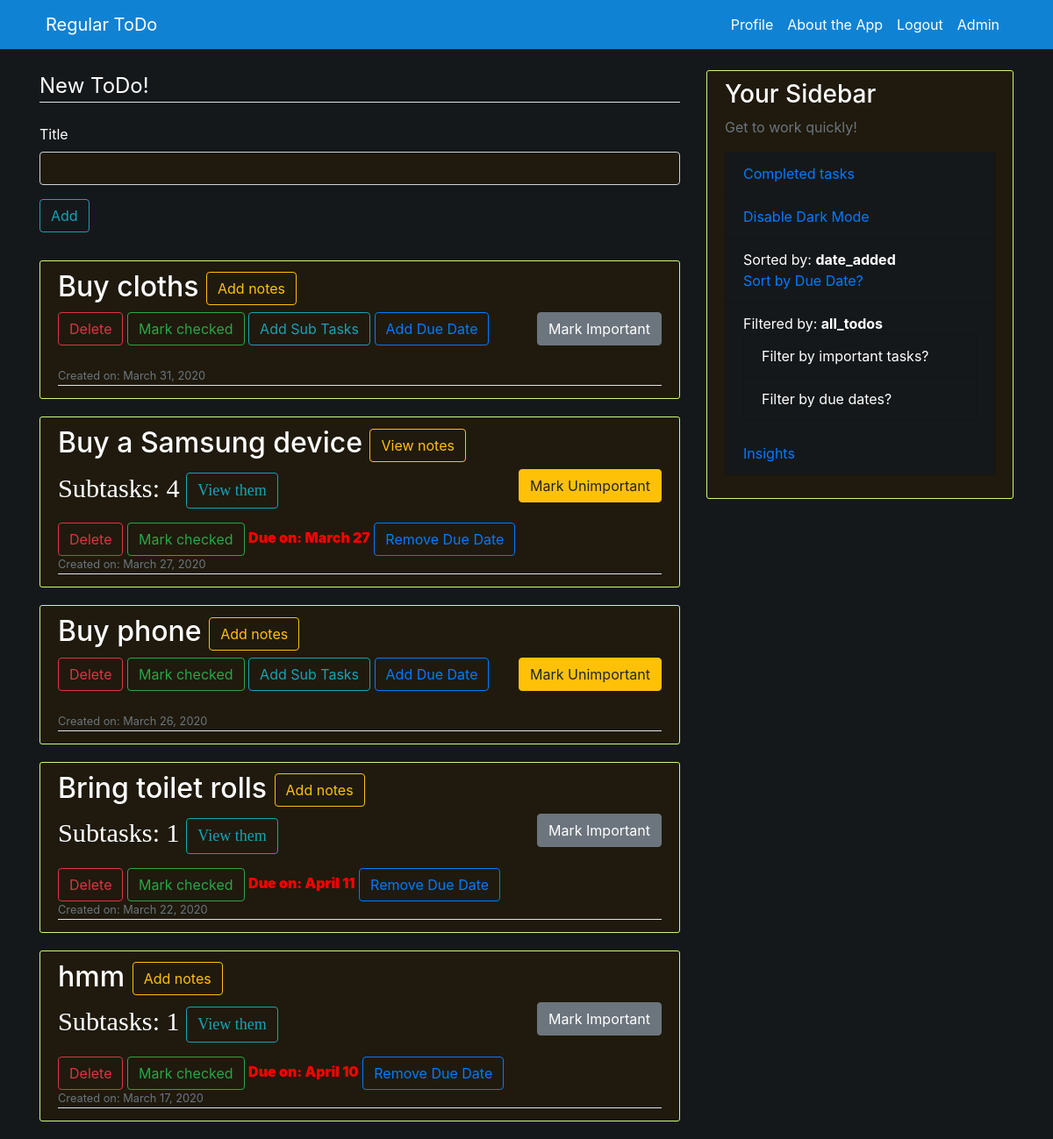
The app's page / (signed in), older data.
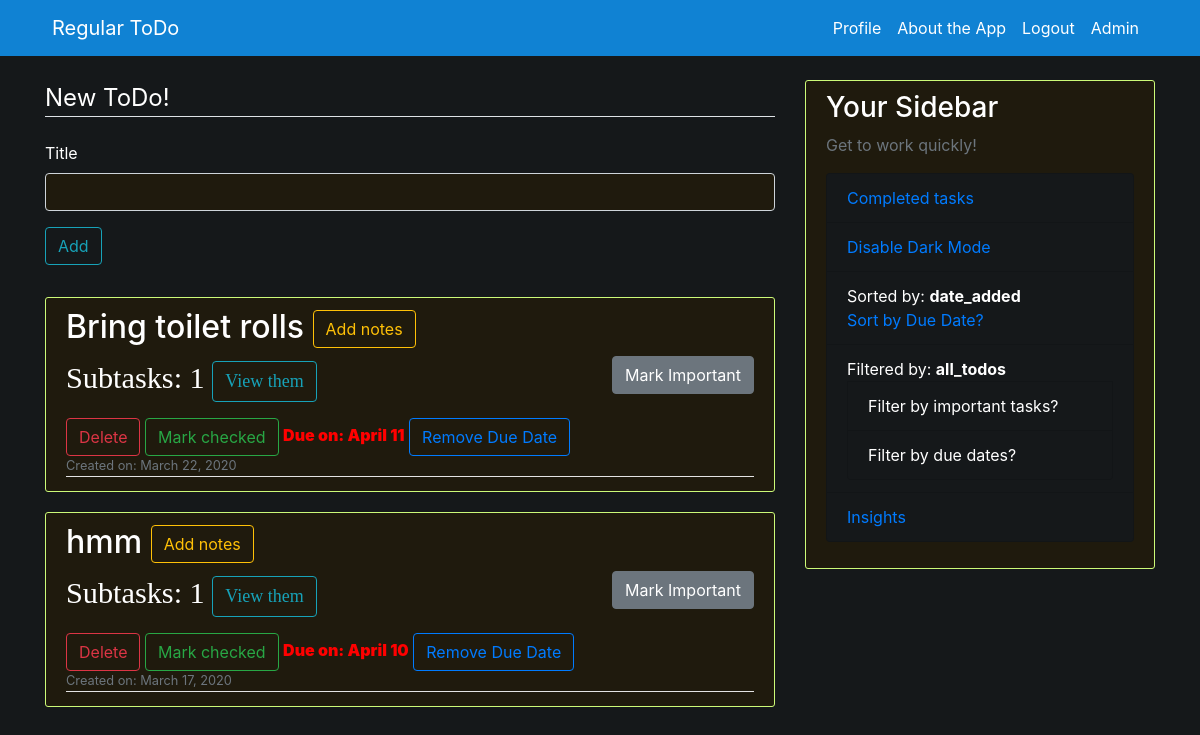
The same page, newer data.
### ToDo/models.py (models this page shows, shortened)
class ToDo(models.Model):
    title = models.CharField(max_length=100)
    date_posted = models.DateTimeField(default=timezone.now)
    creator = models.ForeignKey(User, on_delete=models.CASCADE)
    is_checked = models.BooleanField(default=False)
    due_date = models.DateTimeField(null=True, blank=True)
    due_date_color = models.CharField(max_length=100, null=True, blank=True)
    num_of_subtasks = models.IntegerField(default=0)
    date_completed = models.DateTimeField(null=True, blank=True)
    notes = models.BooleanField(default=False)
    important = models.BooleanField(default=False)

### users/models.py (models this page shows, shortened)
class Profile(models.Model):
    user = models.OneToOneField(User, on_delete=models.CASCADE)
    image = models.ImageField(default="default.jpg", upload_to="profile_pics")
    todos = models.IntegerField(default=0)
    has_dark_mode = models.BooleanField(default=False)
    sort_todos_by = models.CharField(max_length=100, default="date_added")
    total_todos = models.IntegerField(default=0)
    filter_todos_by = models.CharField(max_length=100, default="all_todos")
    num_of_important_tasks = models.IntegerField(default=0)
    insights_enabled = models.BooleanField(default=False)
    last_insights_date = models.DateField(blank=True, null=True)
    todos_created_this_week = models.IntegerField(default=0)
    todos_completed_this_week = models.IntegerField(default=0)
    todos_completed_on_time = models.IntegerField(default=0)
    generated_insights_this_week = models.BooleanField(default=False)
    efficiency_this_week = models.IntegerField(default=0)
    efficiency_change = models.IntegerField(default=0)
    efficiency_change_type = models.CharField(max_length=100, default="NOT_PROVIDED")
    todos_completed_created_long_ago = models.IntegerField(default=0)
    def save(self, *args, **kwargs):
        super().save(*args, **kwargs)
        img = Image.open(self.image.path)
        if img.height > 300 or img.width > 300:
            output_size = (300, 300)
            img.thumbnail(output_size)
            img.save(self.image.path)

### ToDo/views.py (the view, shortened to what this page needs)
# urls.py: 2. Add a URL to urlpatterns:  path('', views.home, name='home')
def home(request):
    if request.method == "POST":
        due_form = DueDateForm(request.POST)
        add_form = NewTaskForm(request.POST)
        if due_form.is_valid():
            days = due_form.cleaned_data.get("due_date").lower()
            if days == "today":
                days = 0
            elif days == "tomorrow":
                days = 1
            elif days == "next week":
                days = 7
            elif days == "yesterday":
                days = -1
            elif days == "last week":
                days = -7
            else:
                days = int(days)
            today = datetime.datetime.today()
            due_date = today + datetime.timedelta(days=days)
            todo = ToDo.objects.get(pk=int(request.POST.get("title", "")))
            todo.due_date = due_date
            todo.save()
            messages.success(request, "Due Date added to task")
            return redirect("todo-home")
        elif add_form.is_valid():
            title = add_form.cleaned_data.get("title")
            todo = ToDo(title=title)
            todo.creator = request.user
            todo.save()
            user = User.objects.get(username=request.user.username)
            user.profile.todos += 1
            user.profile.total_todos += 1
            user.save()
            messages.success(request, "Your new task has been added")
            return redirect("todo-home")
    else:
        add_form = NewTaskForm()
        due_form = DueDateForm()
    today = datetime.datetime.now(datetime.timezone.utc)
    todo_objects = ToDo.objects.all()
    for todo in todo_objects:
        if todo.due_date is not None:
            if todo.due_date.day == today.day:
                todo.due_date_color = "blue"
            elif todo.due_date > today:
                todo.due_date_color = "green"
            elif todo.due_date < today:
                todo.due_date_color = "red"
            todo.save()
    todos = todo_objects
    if request.user.is_authenticated:
        user = User.objects.get(username=request.user.username)
        if user.profile.sort_todos_by == "date_added":
            if user.profile.filter_todos_by == "important_todos":
                todos = ToDo.objects.filter(important=True).order_by("-date_posted")
            elif user.profile.filter_todos_by == "due_date_todos":
                todos = []
                for todo in ToDo.objects.all():
                    if todo.due_date is not None:
                        todos.append(todo)
                todos.reverse()
            elif user.profile.filter_todos_by == "all_todos":
                todos = ToDo.objects.all().order_by("-date_posted")
        if not user.profile.insights_enabled:
            if (today.date() - user.date_joined.date()).days >= 7:
                user.profile.insights_enabled = True
                previous_monday = (today - datetime.timedelta(days=today.weekday())) - datetime.timedelta(days=7)
                user.profile.last_insights_date = previous_monday.date()
                user.save()
        if user.profile.insights_enabled:
            if (today.date() - user.profile.last_insights_date).days >= 7:
                user.profile.generated_insights_this_week = False
                user.save()
    context = {
        "todos": todos,
        "add_form": add_form,
        "due_form": due_form
    }
    return render(request, "ToDo/home.html", context=context)

### ToDo/templates/ToDo/home.html (shortened to what this page needs)
{% extends "ToDo/base.html" %}
{% block content %}
{% load crispy_forms_tags %}
{% load user_agents %}
    {% if user.is_authenticated %}
        <div class="content section">
            <form method="POST" name="add_form">
                <fieldset class="form-group dark-mode-assist">
                    <legend class="border-bottom mb-4">New ToDo!</legend>
                    {{ add_form|crispy }}
                    <div class="form-group">
                        <button class="btn btn-outline-info" type="submit" name="add-task">Add</button>
                    </div>
                </fieldset>
            </form>
        </div>
        {% if user.profile.todos == 0 %}
            <div class="container-fluid">
                <h2>You are on top of the world!</h2>
            </div>
        {% else %}
            {% for todo in todos %}
                {% if user.username|lower == todo.creator|lower and not todo.is_checked %}
                    <article class="media content-section">
                        <div class="media-body">
                            {% if todo.notes %}
                                <h2><a href="{% url 'todo-edit' todo.pk %}" class="article-title">{{ todo.title }}</a> <button onclick="location.href='{% url 'todo-add-notes' todo.pk %}'" class="btn btn-outline-warning" type="submit">View notes</button></h2>
                            {% else %}
                                <h2><a href="{% url 'todo-edit' todo.pk %}" class="article-title">{{ todo.title }}</a> <button onclick="location.href='{% url 'todo-add-notes' todo.pk %}'" class="btn btn-outline-warning" type="submit">Add notes</button></h2>
                            {% endif %}
                            {% if not todo.important %}
                                <button style="float: right;" onclick="location.href='{% url 'todo-toggle-important' todo.pk %}'" type="submit" class="btn btn-secondary">
                                    <span aria-hidden="true">Mark Important</span>
                                </button>
                            {% else %}
                                <button style="float: right;" onclick="location.href='{% url 'todo-toggle-important' todo.pk %}'" type="submit" class="btn btn-warning">
                                    <span aria-hidden="true">Mark Unimportant</span>
                                </button>
                            {% endif %}
                            {% if todo.num_of_subtasks != 0 %}
                                <p class="dark-mode-assist" style="font-family: Calibri; font-size: 3ch;">Subtasks: {{ todo.num_of_subtasks }} <button style="font-size: 18px;" onclick="location.href='{% url 'todo-add-subtask' todo.pk %}'" class="btn btn-outline-info" type="submit">View them</button></p>
                            {% endif %}
                            <button type="button" class="btn btn-outline-danger" data-toggle="modal" data-target="#exampleModalCenter">
                              Delete
                            </button>
                            <button onclick="location.href='{% url 'todo-check' todo.pk %}'" class="btn btn-outline-success" type="submit">Mark checked</button>
                            {% if todo.num_of_subtasks == 0 %}
                                <button onclick="location.href='{% url 'todo-add-subtask' todo.pk %}'" class="btn btn-outline-info" type="submit">Add Sub Tasks</button>
                            {% endif %}
                            {% if todo.due_date == None %}
                                <a class="btn btn-outline-primary" data-toggle="collapse" href="#multiCollapseExample{{ todo.pk }}" role="button" aria-expanded="false" aria-controls="multiCollapseExample{{ todo.pk }}">Add Due Date</a>
                                <div class="row">
                                  <div class="col">
                                  </div>
                                </div>
                            {% else %}
                                <p2 style="font-weight: 1000; color: {{ todo.due_date_color }}; ">Due on: {{ todo.due_date|date:"F d" }}</p2>
                                <button onclick="location.href='{% url 'todo-due-remove' todo.pk %}'" class="btn btn-outline-primary" type="submit">Remove Due Date</button>
                            {% endif %}
                            <br>
                            <div class="article-metadata">
                                <small class="text-muted">Created on: {{ todo.date_posted|date:"F d, Y" }}</small>
                            </div>
                        </div>
                    </article>
                {% endif %}
            {% endfor %}
        {% endif %}
    {% endif %}
{% endblock content %}

### ToDo/templates/ToDo/base.html (shortened to what this page needs)
{% load static %}
{% load user_agents %}
<html>
<head>
    <link rel="stylesheet" href="https://maxcdn.bootstrapcdn.com/bootstrap/4.0.0/css/bootstrap.min.css">
    {% if user.profile.has_dark_mode %}
        <link rel="stylesheet" type="text/css" href="{% static 'ToDo/main_dark.css' %}">
    {% else %}
        <link rel="stylesheet" type="text/css" href="{% static 'ToDo/main_light.css' %}">
    {% endif %}
</head>
<body>
    <header class="site-header">
        <nav class="navbar navbar-nav navbar-dark bg-steel navbar-expand-md fixed-top nav-fill">
          <div class="container">
            <a style="padding-left:15px" class="navbar-brand mr-4 nav-link" href="{% url 'todo-home' %}">Regular ToDo</a>
            <div class="collapse navbar-collapse" id="navbarToggle">
              <div class="navbar-nav">
                {% if user.is_authenticated %}
                    {% if request.path != "/profile/" %}
                        <a class="nav-item nav-link" href="{% url 'profile' %}">Profile</a>
                    {% endif %}
                    {% if request.path != "/about/" %}
                        <a class="nav-item nav-link" href="{% url 'todo-about' %}">About the App</a>
                    {% endif %}
                    <a class="nav-item nav-link" href="{% url 'logout' %}">Logout</a>
                    {% if user.is_superuser %}
                        <a class="nav-item nav-link" href="{% url 'admin:index' %}">Admin</a>
                    {% endif %}
                {% endif %}
              </div>
            </div>
          </div>
        </nav>
    </header>
    <main role="main" class="container">
        <div class="row">
            <div class="col-md-8">
                {% block content %}{% endblock %}
            </div>
            {% if user.is_authenticated and request.path != "/about/" %}
                <div class="col-md-4">
                    <div class="content-section">
                        <h3>Your Sidebar</h3>
                        <p class='text-muted'>Get to work quickly!
                            <ul class="list-group">
                                {% if request.path != "/todo/completed/" %}
                                    <li class="list-group-item dark-mode-assist-section"><a href="{% url 'todo-completed' %}">Completed tasks</a></li>
                                {% endif %}
                                {% if user.profile.has_dark_mode %}
                                    <li class="list-group-item dark-mode-assist-section"><a href="{% url 'todo-darkmode' %}">Disable Dark Mode</a></li>
                                {% else %}
                                    <li class="list-group-item dark-mode-assist-section"><a href="{% url 'todo-darkmode' %}">Enable Dark Mode</a></li>
                                {% endif %}
                                {% if request.path == "/" %}
                                    {% if user.profile.sort_todos_by == "date_added" %}
                                        <li class="list-group-item dark-mode-assist-section">Sorted by: <b>{{ user.profile.sort_todos_by }}</b><br><a href="{% url 'todo-user-sort' %}">Sort by Due Date?</a></li>
                                    {% else %}
                                        <li class="list-group-item dark-mode-assist-section">Sorted by: <b>{{ user.profile.sort_todos_by }}</b><br><a href="{% url 'todo-user-sort' %}">Sort by Date Added?</a></li>
                                    {% endif %}
                                {% endif %}
                                {% if request.path == "/" %}
                                    <li class="list-group-item dark-mode-assist-section">
                                        Filtered by: <b>{{ user.profile.filter_todos_by }}</b>
                                        {% if user.profile.filter_todos_by == "all_todos" %}
                                            <a href="{% url 'todo-filter-important' %}" class="list-group-item dark-mode-assist-section">Filter by important tasks?</a>
                                            <a href="{% url 'todo-filter-due-dates' %}" class="list-group-item dark-mode-assist-section">Filter by due dates?</a>
                                        {% elif user.profile.filter_todos_by == "important_todos" %}
                                            <a href="{% url 'todo-filter-normal' %}" class="list-group-item dark-mode-assist-section">Filter by all tasks?</a>
                                            <a href="{% url 'todo-filter-due-dates' %}" class="list-group-item dark-mode-assist-section">Filter by due dates?</a>
                                        {% elif user.profile.filter_todos_by == "due_date_todos" %}
                                            <a href="{% url 'todo-filter-normal' %}" class="list-group-item dark-mode-assist-section">Filter by all tasks?</a>
                                            <a href="{% url 'todo-filter-important' %}" class="list-group-item dark-mode-assist-section">Filter by important tasks?</a>
                                        {% endif %}
                                    </li>
                                {% endif %}
                                {% if request.path != "/insights/" %}
                                    <li class="list-group-item dark-mode-assist-section"><a href="{% url 'insights' %}">Insights</a></li>
                                {% endif %}
                            </ul>
                        </p>
                    </div>
                </div>
            {% endif %}
        </div>
    </main>
</body>
</html>

Row changes from the older to the newer data that the page shows:
no longer on this page (row edited): ToDo: title "Buy cloths", important "Mark Important", num_of_subtasks "Add Sub Tasks", date_posted "March 31, 2020"
no longer on this page (row edited): ToDo: title "Buy a Samsung device", important "Mark Unimportant", num_of_subtasks "4", due_date "March 27", date_posted "March 27, 2020"
no longer on this page (row edited): ToDo: title "Buy phone", important "Mark Unimportant", num_of_subtasks "Add Sub Tasks", date_posted "March 26, 2020"
